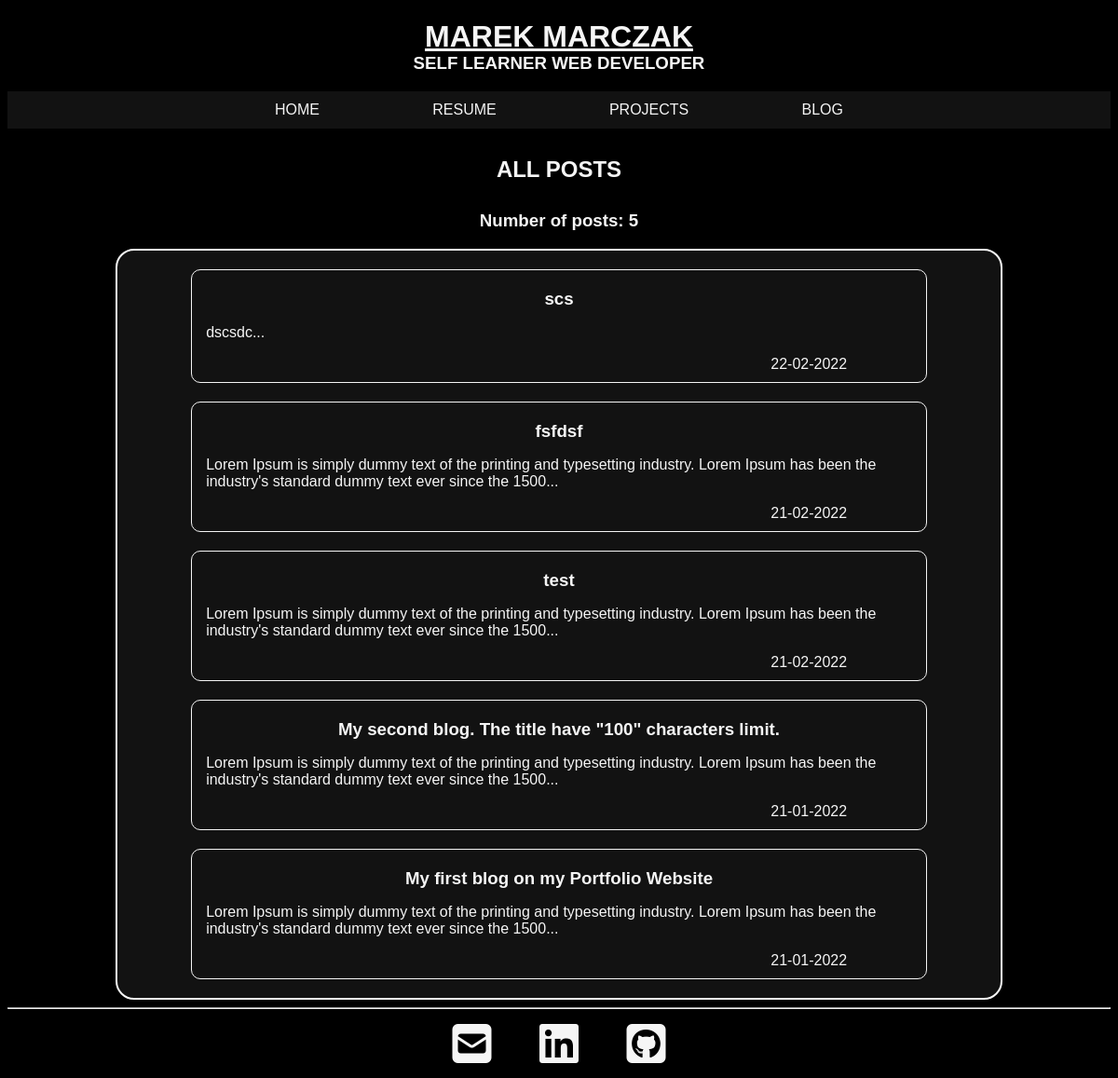
The app's page /blogs/ with its own data.
### blog/models.py (models this page shows, shortened)
class Blog(models.Model):
    id = models.UUIDField(default=uuid.uuid4, unique=True,
                          primary_key=True, editable=False)
    created = models.DateTimeField(auto_now_add=True, blank=True)
    title = models.CharField(max_length=100, blank=True, null=True)
    content = models.TextField(null=True, blank=True)

### blog/views.py (the view)
# urls.py: path('blogs/', views.blogs, name='blogs'),
def blogs(request):
    blogs = Blog.objects.all().order_by("-created")
    num = len(blogs)
    context = {'blogs': blogs, 'num': num}
    return render(request, 'blog/blogs.html', context)

### blog/templates/blog/blogs.html
{% extends 'portfolio/main.html' %}
{% block content %}
{% load static %}
<section class="blogs-page">
  <h2 class="section-title">ALL POSTS</h2>
  <h3>Number of posts: {{ num }} </h3>
  <div class="posts-box">
    {% for blog in blogs %}
      <div class="post-box">
        <a href="{% url 'single-post' blog.id %}">
          <h3 class="blog-title">{{ blog.title }}</h3>
          <p>{{ blog.content|slice:150 }}...</p>
          <span>{{ blog.created|date:'d-m-Y' }}</span>
      </a>
    </div>
    {% endfor %}
  </div>
</section>
{% endblock %}

### static/styles/style.css (style rules this page uses)
body { background-color: black; color: whitesmoke; font-family:'Gill Sans', 'Gill Sans MT', Calibri, 'Trebuchet MS', sans-serif; }
.section-title { text-align: center; margin: 30px; }
.blog-title { margin: 10px; text-align: center; }
.posts-box { border: 2px solid whitesmoke; border-radius: 20px; width: 80%; margin: auto; background-color: rgba(173, 180, 173, 0.1); }
.post-box { border: 1px solid whitesmoke; border-radius: 10px; width: 80%; margin: 20px auto; padding: 10px 15px; }
.post-box a { text-decoration: none; color: whitesmoke; }
.post-box span { margin: auto 10px auto 80%; }
.blogs-page a { text-decoration: none; color: whitesmoke; }
.blogs-page h3 { text-align: center; }

### records on screen
Blog: title "scs", content "dscsdc", created "22-02-2022"
Blog: title "fsfdsf", content "Lorem Ipsum is simply dummy text of the printing and typesetting industry. Lorem Ipsum has been the industry's standard dummy text ever since the 1500", created "21-02-2022"
Blog: title "test", content "Lorem Ipsum is simply dummy text of the printing and typesetting industry. Lorem Ipsum has been the industry's standard dummy text ever since the 1500", created "21-02-2022"
Blog: title "My second blog. The title have \"100\" characters limit.", content "Lorem Ipsum is simply dummy text of the printing and typesetting industry. Lorem Ipsum has been the industry's standard dummy text ever since the 1500", created "21-01-2022"
Blog: title "My first blog on my Portfolio Website", content "Lorem Ipsum is simply dummy text of the printing and typesetting industry. Lorem Ipsum has been the industry's standard dummy text ever since the 1500", created "21-01-2022"

### other values on screen
{{ num }} "5"
